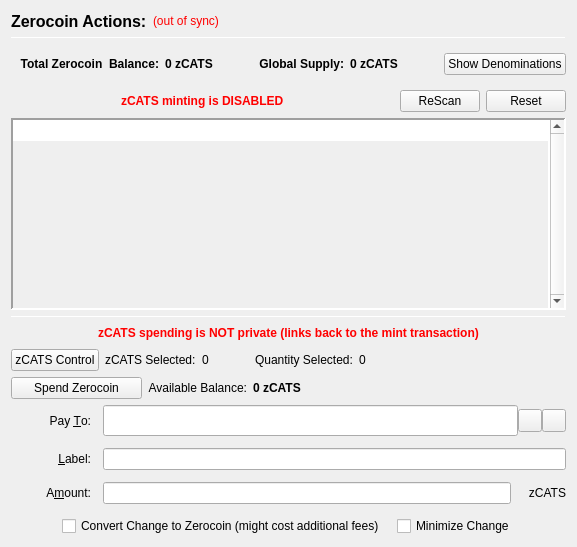
                  <widget class="QFrame" name="verticalFrameLeft">
                   <layout class="QVBoxLayout" name="verticalLayout_2">
                    <item>
                     <layout class="QVBoxLayout" name="verticalLayout_3">
                      <item>
                       <layout class="QHBoxLayout" name="horizontalLayout_3">
                        <item>
                         <widget class="QLabel" name="labelzCATSActions">
                          <property name="font">
                           <font>
                            <pointsize>12</pointsize>
                            <weight>75</weight>
                            <bold>true</bold>
                           </font>
                          </property>
                          <property name="text">
                           <string>Zerocoin Actions:</string>
                          </property>
                          <property name="alignment">
                           <set>Qt::AlignLeading|Qt::AlignLeft|Qt::AlignVCenter</set>
                          </property>
                         </widget>
                        </item>
                        <item>
                         <widget class="QLabel" name="labelzCATSSyncStatus">
                          <property name="toolTip">
                           <string>The displayed information may be out of date. Your wallet automatically synchronizes with the CATS network after a connection is established, but this process has not completed yet.</string>
                          </property>
                          <property name="styleSheet">
                           <string notr="true">QLabel { color: red; }</string>
                          </property>
                          <property name="text">
                           <string notr="true">(out of sync)</string>
                          </property>
                          <property name="alignment">
                           <set>Qt::AlignLeading|Qt::AlignLeft|Qt::AlignVCenter</set>
                          </property>
                         </widget>
                        </item>
                        <item>
                         <spacer name="horizontalSpacer">
                          <property name="orientation">
                           <enum>Qt::Horizontal</enum>
                          </property>
                          <property name="sizeHint" stdset="0">
                           <size>
                            <width>40</width>
                            <height>20</height>
                           </size>
                          </property>
                         </spacer>
                        </item>
                       </layout>
                      </item>
                      <item>
                       <widget class="Line" name="lineUpperLeft">
                        <property name="minimumSize">
                         <size>
                          <width>0</width>
                          <height>1</height>
                         </size>
                        </property>
                        <property name="maximumSize">
                         <size>
                          <width>16777215</width>
                          <height>1</height>
                         </size>
                        </property>
                        <property name="frameShadow">
                         <enum>QFrame::Sunken</enum>
                        </property>
                        <property name="orientation">
                         <enum>Qt::Horizontal</enum>
                        </property>
                       </widget>
                      </item>
                      <item>
                       <widget class="QFrame" name="balanceSupplyFrame">
                        <layout class="QHBoxLayout" name="horizontalLayout_2" stretch="0,0,0,1,0">
                         <property name="rightMargin">
                          <number>0</number>
                         </property>
                         <item>
                          <layout class="QHBoxLayout" name="horizontalLayout_34">
                           <item>
                            <widget class="QLabel" name="labelzAvailableText_3">
                             <property name="font">
                              <font>
                               <weight>75</weight>
                               <bold>true</bold>
                              </font>
                             </property>
                             <property name="toolTip">
                              <string>Total Balance including unconfirmed and immature zCATS</string>
                             </property>
                             <property name="text">
                              <string>Total Zerocoin  Balance:</string>
                             </property>
                             <property name="alignment">
                              <set>Qt::AlignRight|Qt::AlignTrailing|Qt::AlignVCenter</set>
                             </property>
                            </widget>
                           </item>
                           <item>
                            <widget class="QLabel" name="labelzAvailableAmount_4">
                             <property name="minimumSize">
                              <size>
                               <width>40</width>
                               <height>0</height>
                              </size>
                             </property>
                             <property name="font">
                              <font>
                               <weight>75</weight>
                               <bold>true</bold>
                              </font>
                             </property>
                             <property name="toolTip">
                              <string>Total Balance including unconfirmed and immature zCATS</string>
                             </property>
                             <property name="text">
                              <string>0 zCATS</string>
                             </property>
                             <property name="alignment">
                              <set>Qt::AlignLeading|Qt::AlignLeft|Qt::AlignVCenter</set>
                             </property>
                            </widget>
                           </item>
                          </layout>
                         </item>
                         <item>
                          <spacer name="horizontalSpacer_32">
                           <property name="orientation">
                            <enum>Qt::Horizontal</enum>
                           </property>
                           <property name="sizeHint" stdset="0">
                            <size>
                             <width>40</width>
                             <height>20</height>
                            </size>
                           </property>
                          </spacer>
                         </item>
                         <item>
                          <layout class="QHBoxLayout" name="horizontalLayout_35">
                           <item>
                            <widget class="QLabel" name="labelZsupplyText_2">
                             <property name="font">
                              <font>
                               <weight>75</weight>
                               <bold>true</bold>
                              </font>
                             </property>
                             <property name="text">
                              <string>Global Supply:</string>
                             </property>
                             <property name="alignment">
                              <set>Qt::AlignRight|Qt::AlignTrailing|Qt::AlignVCenter</set>
                             </property>
                            </widget>
                           </item>
                           <item>
                            <widget class="QLabel" name="labelZsupplyAmount_2">
                             <property name="font">
                              <font>
                               <weight>75</weight>
                               <bold>true</bold>
                              </font>
                             </property>
                             <property name="text">
                              <string>0 zCATS</string>
                             </property>
                            </widget>
                           </item>
                          </layout>
                         </item>
                         <item>
                          <spacer name="horizontalSpacer_31">
                           <property name="orientation">
                            <enum>Qt::Horizontal</enum>
                           </property>
                           <property name="sizeHint" stdset="0">
                            <size>
                             <width>40</width>
                             <height>20</height>
                            </size>
                           </property>
                          </spacer>
                         </item>
                         <item>
                          <widget class="QPushButton" name="pushButtonShowDenoms">
                           <property name="toolTip">
                            <string>Show zCATS denominations list</string>
                           </property>
                           <property name="text">
                            <string>Show Denominations</string>
                           </property>
                          </widget>
                         </item>
                        </layout>
                       </widget>
                      </item>
                      <item>
                       <layout class="QHBoxLayout" name="horizontalLayout_4">
                        <item>
                         <spacer name="horizontalSpacer_2">
                          <property name="orientation">
                           <enum>Qt::Horizontal</enum>
                          </property>
                          <property name="sizeHint" stdset="0">
                           <size>
                            <width>40</width>
                            <height>20</height>
                           </size>
                          </property>
                         </spacer>
                        </item>
                        <item>
                         <widget class="QLabel" name="label">
                          <property name="styleSheet">
                           <string notr="true">color: red;
font-weight: bold;</string>
                          </property>
                          <property name="text">
                           <string>zCATS minting is DISABLED</string>
                          </property>
                         </widget>
                        </item>
                        <item>
                         <spacer name="horizontalSpacer_3">
                          <property name="orientation">
                           <enum>Qt::Horizontal</enum>
                          </property>
                          <property name="sizeHint" stdset="0">
                           <size>
                            <width>40</width>
                            <height>20</height>
                           </size>
                          </property>
                         </spacer>
                        </item>
                        <item>
                         <widget class="QPushButton" name="pushButtonMintReset">
                          <property name="maximumSize">
                           <size>
                            <width>80</width>
                            <height>16777215</height>
                           </size>
                          </property>
                          <property name="toolTip">
                           <string>Rescan the complete blockchain for  Zerocoin mints and their meta-data.</string>
                          </property>
                          <property name="text">
                           <string>ReScan</string>
                          </property>
                         </widget>
                        </item>
                        <item>
                         <widget class="QPushButton" name="pushButtonSpentReset">
                          <property name="maximumSize">
                           <size>
                            <width>80</width>
                            <height>16777215</height>
                           </size>
                          </property>
                          <property name="toolTip">
                           <string>Reset Zerocoin Wallet DB. Deletes transactions that did not make it into the blockchain.</string>
                          </property>
                          <property name="text">
                           <string>Reset</string>
                          </property>
                         </widget>
                        </item>
                       </layout>
                      </item>
                      <item>
                       <widget class="QPlainTextEdit" name="TEMintStatus">
                        <property name="font">
                         <font>
                          <pointsize>8</pointsize>
                         </font>
                        </property>
                        <property name="toolTip">
                         <string>Status and/or Mesages from the last Mint Action.</string>
                        </property>
                        <property name="frameShape">
                         <enum>QFrame::Panel</enum>
                        </property>
                        <property name="frameShadow">
                         <enum>QFrame::Sunken</enum>
                        </property>
                        <property name="lineWidth">
                         <number>2</number>
                        </property>
                        <property name="midLineWidth">
                         <number>2</number>
                        </property>
                        <property name="verticalScrollBarPolicy">
                         <enum>Qt::ScrollBarAlwaysOn</enum>
                        </property>
                        <property name="horizontalScrollBarPolicy">
                         <enum>Qt::ScrollBarAlwaysOff</enum>
                        </property>
                        <property name="readOnly">
                         <bool>true</bool>
                        </property>
                        <property name="plainText">
                         <string notr="true"/>
                        </property>
                        <property name="backgroundVisible">
                         <bool>true</bool>
                        </property>
                       </widget>
                      </item>
                      <item>
                       <widget class="Line" name="line">
                        <property name="minimumSize">
                         <size>
                          <width>0</width>
                          <height>1</height>
                         </size>
                        </property>
                        <property name="maximumSize">
                         <size>
                          <width>16777215</width>
                          <height>1</height>
                         </size>
                        </property>
                        <property name="orientation">
                         <enum>Qt::Horizontal</enum>
                        </property>
                       </widget>
                      </item>
                      <item>
                       <layout class="QHBoxLayout" name="horizontalLayout_7">
                        <item>
                         <spacer name="horizontalSpacer_18">
                          <property name="orientation">
                           <enum>Qt::Horizontal</enum>
                          </property>
                          <property name="sizeHint" stdset="0">
                           <size>
                            <width>40</width>
                            <height>20</height>
                           </size>
                          </property>
                         </spacer>
                        </item>
                        <item>
                         <widget class="QLabel" name="label_2">
                          <property name="styleSheet">
                           <string notr="true">color: red;
font-weight: bold;</string>
                          </property>
                          <property name="text">
                           <string>zCATS spending is NOT private (links back to the mint transaction)</string>
                          </property>
                         </widget>
                        </item>
                        <item>
                         <spacer name="horizontalSpacer_30">
                          <property name="orientation">
                           <enum>Qt::Horizontal</enum>
                          </property>
                          <property name="sizeHint" stdset="0">
                           <size>
                            <width>40</width>
                            <height>20</height>
                           </size>
                          </property>
                         </spacer>
                        </item>
                       </layout>
                      </item>
                      <item>
                       <layout class="QHBoxLayout" name="horizontalLayout_24">
                        <property name="leftMargin">
                         <number>0</number>
                        </property>
                        <property name="bottomMargin">
                         <number>0</number>
                        </property>
                        <item>
                         <widget class="QPushButton" name="pushButtonZPivControl">
                          <property name="text">
                           <string>zCATS Control</string>
                          </property>
                         </widget>
                        </item>
                        <item>
                         <widget class="QLabel" name="labelzPivSelected">
                          <property name="text">
                           <string>zCATS Selected:</string>
                          </property>
                         </widget>
                        </item>
                        <item>
                         <widget class="QLabel" name="labelzPivSelected_int">
                          <property name="text">
                           <string>0</string>
                          </property>
                         </widget>
                        </item>
                        <item>
                         <spacer name="horizontalSpacer_17">
                          <property name="orientation">
                           <enum>Qt::Horizontal</enum>
                          </property>
                          <property name="sizeType">
                           <enum>QSizePolicy::Fixed</enum>
                          </property>
                          <property name="sizeHint" stdset="0">
                           <size>
                            <width>40</width>
                            <height>20</height>
                           </size>
                          </property>
                         </spacer>
                        </item>
                        <item>
                         <widget class="QLabel" name="labelQuantitySelected">
                          <property name="text">
                           <string>Quantity Selected:</string>
                          </property>
                         </widget>
                        </item>
                        <item>
                         <widget class="QLabel" name="labelQuantitySelected_int">
                          <property name="text">
                           <string>0</string>
                          </property>
                         </widget>
                        </item>
                        <item>
                         <spacer name="horizontalSpacer_19">
                          <property name="orientation">
                           <enum>Qt::Horizontal</enum>
                          </property>
                          <property name="sizeHint" stdset="0">
                           <size>
                            <width>40</width>
                            <height>20</height>
                           </size>
                          </property>
                         </spacer>
                        </item>
                       </layout>
                      </item>
                      <item>
                       <layout class="QHBoxLayout" name="horizontalLayout_6">
                        <item>
                         <widget class="QPushButton" name="pushButtonSpendzCATS">
                          <property name="minimumSize">
                           <size>
                            <width>131</width>
                            <height>0</height>
                           </size>
                          </property>
                          <property name="toolTip">
                           <string>Spend Zerocoin. Without 'Pay To:' address creates payments to yourself.</string>
                          </property>
                          <property name="text">
                           <string>Spend Zerocoin</string>
                          </property>
                         </widget>
                        </item>
                        <item>
                         <widget class="QLabel" name="labelzCATSBalanceText">
                          <property name="toolTip">
                           <string>Available (mature and spendable) zCATS for spending</string>
                          </property>
                          <property name="text">
                           <string>Available Balance:</string>
                          </property>
                          <property name="alignment">
                           <set>Qt::AlignRight|Qt::AlignTrailing|Qt::AlignVCenter</set>
                          </property>
                         </widget>
                        </item>
                        <item>
                         <widget class="QLabel" name="labelzAvailableAmount_2">
                          <property name="font">
                           <font>
                            <weight>75</weight>
                            <bold>true</bold>
                           </font>
                          </property>
                          <property name="toolTip">
                           <string>Available (mature and spendable) zCATS for spending

zCATS are mature when they have more than 20 confirmations AND more than 2 mints of the same denomination after them were minted</string>
                          </property>
                          <property name="text">
                           <string>0 zCATS</string>
                          </property>
                          <property name="alignment">
                           <set>Qt::AlignLeading|Qt::AlignLeft|Qt::AlignVCenter</set>
                          </property>
                         </widget>
                        </item>
                        <item>
                         <spacer name="horizontalSpacer_4">
                          <property name="orientation">
                           <enum>Qt::Horizontal</enum>
                          </property>
                          <property name="sizeHint" stdset="0">
                           <size>
                            <width>40</width>
                            <height>20</height>
                           </size>
                          </property>
                         </spacer>
                        </item>
                       </layout>
                      </item>
                      <item>
                       <layout class="QGridLayout" name="gridLayout_7">
                        <property name="spacing">
                         <number>12</number>
                        </property>
                        <item row="0" column="0">
                         <widget class="QLabel" name="payToLabel">
                          <property name="minimumSize">
                           <size>
                            <width>80</width>
                            <height>0</height>
                           </size>
                          </property>
                          <property name="text">
                           <string>Pay &amp;To:</string>
                          </property>
                          <property name="alignment">
                           <set>Qt::AlignRight|Qt::AlignTrailing|Qt::AlignVCenter</set>
                          </property>
                          <property name="buddy">
                           <cstring>payTo</cstring>
                          </property>
                         </widget>
                        </item>
                        <item row="0" column="1">
                         <layout class="QHBoxLayout" name="payToLayout">
                          <property name="spacing">
                           <number>0</number>
                          </property>
                          <item>
                           <widget class="QValidatedLineEdit" name="payTo">
                            <property name="enabled">
                             <bool>true</bool>
                            </property>
                            <property name="minimumSize">
                             <size>
                              <width>0</width>
                              <height>31</height>
                             </size>
                            </property>
                            <property name="toolTip">
                             <string>The CATS address to send the payment to. Creates local payment to yourself when empty.</string>
                            </property>
                           </widget>
                          </item>
                          <item>
                           <widget class="QToolButton" name="addressBookButton">
                            <property name="toolTip">
                             <string>Choose previously used address</string>
                            </property>
                            <property name="text">
                             <string/>
                            </property>
                            <property name="icon">
                             <iconset resource="../cats.qrc">
                              <normaloff>:/icons/address-book</normaloff>:/icons/address-book</iconset>
                            </property>
                            <property name="shortcut">
                             <string>Alt+A</string>
                            </property>
                           </widget>
                          </item>
                          <item>
                           <widget class="QToolButton" name="pasteButton">
                            <property name="toolTip">
                             <string>Paste address from clipboard</string>
                            </property>
                            <property name="text">
                             <string/>
                            </property>
                            <property name="icon">
                             <iconset resource="../cats.qrc">
                              <normaloff>:/icons/editpaste</normaloff>:/icons/editpaste</iconset>
                            </property>
                            <property name="shortcut">
                             <string>Alt+P</string>
                            </property>
                           </widget>
                          </item>
                         </layout>
                        </item>
                        <item row="1" column="0">
                         <widget class="QLabel" name="labelLabel">
                          <property name="minimumSize">
                           <size>
                            <width>80</width>
                            <height>0</height>
                           </size>
                          </property>
                          <property name="text">
                           <string>&amp;Label:</string>
                          </property>
                          <property name="alignment">
                           <set>Qt::AlignRight|Qt::AlignTrailing|Qt::AlignVCenter</set>
                          </property>
                          <property name="buddy">
                           <cstring>addAsLabel</cstring>
                          </property>
                         </widget>
                        </item>
                        <item row="1" column="1">
                         <widget class="QLineEdit" name="addAsLabel">
                          <property name="toolTip">
                           <string>Enter a label for this address to add it to the list of used addresses</string>
                          </property>
                         </widget>
                        </item>
                        <item row="2" column="0">
                         <widget class="QLabel" name="amountLabel">
                          <property name="minimumSize">
                           <size>
                            <width>80</width>
                            <height>0</height>
                           </size>
                          </property>
                          <property name="text">
                           <string>A&amp;mount:</string>
                          </property>
                          <property name="alignment">
                           <set>Qt::AlignRight|Qt::AlignTrailing|Qt::AlignVCenter</set>
                          </property>
                          <property name="buddy">
                           <cstring>zCATSpayAmount</cstring>
                          </property>
                         </widget>
                        </item>
                        <item row="2" column="1">
                         <layout class="QHBoxLayout" name="horizontalLayout_9">
                          <property name="spacing">
                           <number>0</number>
                          </property>
                          <item>
                           <widget class="QLineEdit" name="zCATSpayAmount"/>
                          </item>
                          <item>
                           <widget class="QLabel" name="labelzCATS">
                            <property name="minimumSize">
                             <size>
                              <width>55</width>
                              <height>0</height>
                             </size>
                            </property>
                            <property name="text">
                             <string>zCATS</string>
                            </property>
                            <property name="alignment">
                             <set>Qt::AlignRight|Qt::AlignTrailing|Qt::AlignVCenter</set>
                            </property>
                           </widget>
                          </item>
                         </layout>
                        </item>
                        <item row="3" column="0" colspan="2">
                         <layout class="QHBoxLayout" name="horizontalLayout_10">
                          <item>
                           <spacer name="horizontalSpacer_5">
                            <property name="orientation">
                             <enum>Qt::Horizontal</enum>
                            </property>
                            <property name="sizeHint" stdset="0">
                             <size>
                              <width>40</width>
                              <height>20</height>
                             </size>
                            </property>
                           </spacer>
                          </item>
                          <item>
                           <widget class="QCheckBox" name="checkBoxMintChange">
                            <property name="sizePolicy">
                             <sizepolicy hsizetype="MinimumExpanding" vsizetype="Fixed">
                              <horstretch>0</horstretch>
                              <verstretch>0</verstretch>
                             </sizepolicy>
                            </property>
                            <property name="layoutDirection">
                             <enum>Qt::LeftToRight</enum>
                            </property>
                            <property name="text">
                             <string>Convert Change to Zerocoin (might cost additional fees)</string>
                            </property>
                           </widget>
                          </item>
                          <item>
                           <widget class="QCheckBox" name="checkBoxMinimizeChange">
                            <property name="toolTip">
                             <string>If checked, the wallet tries to minimize the returning change instead of minimizing the number of spent denominations.</string>
                            </property>
                            <property name="text">
                             <string>Minimize Change</string>
                            </property>
                           </widget>
                          </item>
                          <item>
                           <spacer name="horizontalSpacer_6">
                            <property name="orientation">
                             <enum>Qt::Horizontal</enum>
                            </property>
                            <property name="sizeHint" stdset="0">
                             <size>
                              <width>40</width>
                              <height>20</height>
                             </size>
                            </property>
                           </spacer>
                          </item>
                         </layout>
                        </item>
                       </layout>
                      </item>
                     </layout>
                    </item>
                   </layout>
                  </widget>
